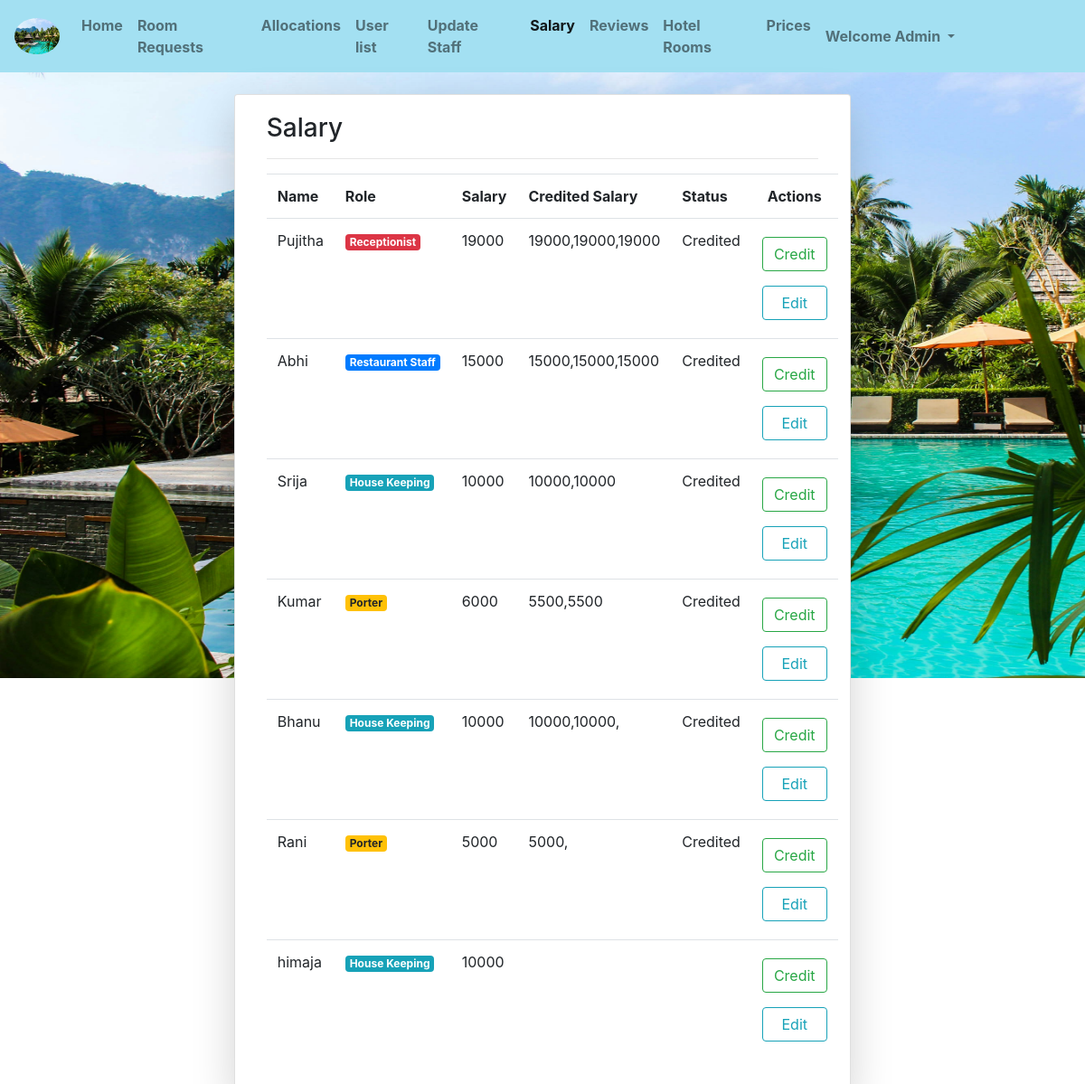
Page /salary/ (signed in) on the committed database.
### hmsapp/models.py (models this page shows)
class Staff(models.Model):
    t=[
        ('0','---Select Staff Type---'),
        ('Receptionist','Receptionist'),
        ('House Keeping','House Keeping'),
        ('Porter','Porter'),
        ('Restaurant Staff','Restaurant Staff'),
    ]
    stn=models.CharField(max_length=20)
    sttp=models.CharField(choices=t,default='0',max_length=20)
    salary=models.CharField(max_length=10)
    crsal=models.CharField(max_length=20)
    status=models.CharField(max_length=200,default="")
    st=models.ForeignKey(User,on_delete=models.CASCADE)

### hmsapp/views.py (the view)
# urls.py: path('salary/',salary,name="sl"),
def salary(request):
    x=Staff.objects.all()
    return render(request,'html/salary.html',{'y':x})

### templates/html/salary.html (shortened to what this page needs)
{% extends 'html/base.html' %}
{% block content %}
<div class="container-fluid mt-4">
    <div class="card col-md-7 mx-auto shadow-lg">
        <div class="card-body">
            <h3>Salary</h3>
            <hr>
            {% if request.user.is_superuser %}
            <table class="table">
                <tr>
                    <th>Name</th>
                    <th>Role</th>
                    <th>Salary</th>
                    <th>Credited Salary</th>
                    <th>Status</th>
                    <th style="text-align: center;">Actions</th>
                </tr>
                {% for i in y %}
                    <tr>
                        <td>{{i.stn}}</td>
                        <td>
                            {% if i.sttp == 'Receptionist' %}
                                <p class="badge badge-danger">Receptionist</p>
                            {% elif i.sttp == 'House Keeping' %}
                                <p class="badge badge-info">House Keeping</p>
                            {% elif i.sttp == 'Porter' %}
                                <p class="badge badge-warning">Porter</p>
                            {% elif i.sttp == 'Restaurant Staff' %}
                                <p class="badge badge-primary">Restaurant Staff</p>
                            {% endif %}
                        </td>
                        <td>
                            {{i.salary}}
                        </td>
                        <td>
                            {{i.crsal}}
                        </td>
                        <td>
                            {{i.status}}
                        </td>
                        <td>
                            <div class="row">
                                <div class="col">
                                    <a href="{% url 'cs' i.id %}" class="form-control my-2 btn btn-outline-success">Credit</a>
                                </div>
                                <div class="col">
                                    <a href="{% url 'ups' i.id %}" class="form-control my-2 btn btn-outline-info">Edit</a>
                                </div>
                            </div>
                        </td>
                    </tr>
                {% endfor %}
            </table>
            {% endif %}
        </div>
    </div>
</div>
{% endblock %}

### rows in the picture
Staff: stn "Pujitha", sttp "Receptionist", salary "19000", crsal "19000,19000,19000", status "Credited"
Staff: stn "Abhi", sttp "Restaurant Staff", salary "15000", crsal "15000,15000,15000", status "Credited"
Staff: stn "Srija", sttp "House Keeping", salary "10000", crsal "10000,10000", status "Credited"
Staff: stn "Kumar", sttp "Porter", salary "6000", crsal "5500,5500", status "Credited"
Staff: stn "Bhanu", sttp "House Keeping", salary "10000", crsal "10000,10000,", status "Credited"
Staff: stn "Rani", sttp "Porter", salary "5000", crsal "5000,", status "Credited"
Staff: stn "himaja", sttp "House Keeping", salary "10000"
